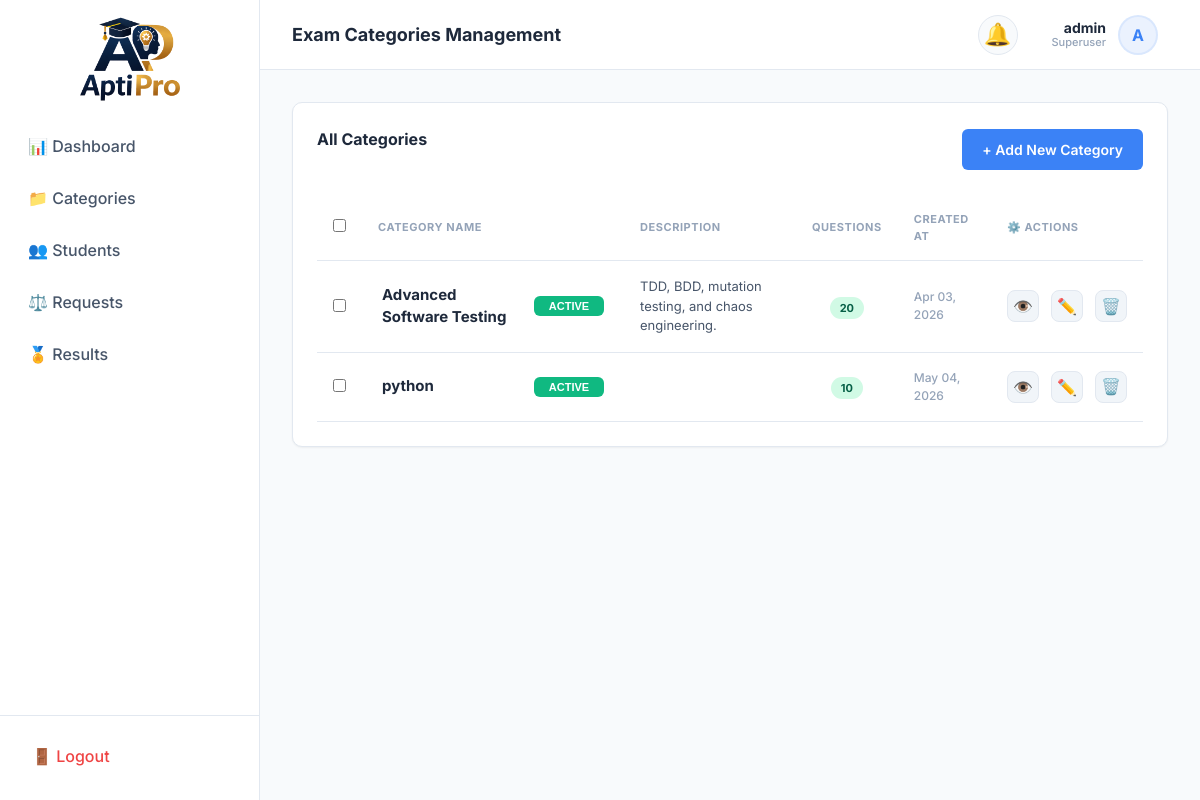
The app's page /admin-panel/categories/ (signed in) with its own data.
### exams/models.py (models this page shows, shortened)
class CustomUser(AbstractUser):
    class Role(models.TextChoices):
        STUDENT = 'Student', 'Student'
        ADMIN = 'Admin', 'Admin'
    role = models.CharField(
        max_length=10,
        choices=Role.choices,
        default=Role.STUDENT,
        db_index=True,
        help_text='Determines UI experience. Admin dashboard requires is_superuser.',
    )
    whatsapp_number = models.CharField(
        max_length=15,
        blank=True,
        validators=[
            RegexValidator(
                regex=r'^\+?1?\d{9,15}$',
                message='WhatsApp number must be 9-15 digits, optionally starting with +.',
            )
        ],
        help_text='WhatsApp number for direct contact.',
    )
    phone_number = models.CharField(
        max_length=15,
        blank=True,
        validators=[
            RegexValidator(
                regex=r'^\+?1?\d{9,15}$',
                message='Phone number must be 9-15 digits, optionally starting with +.',
            )
        ],
        help_text='Primary contact number.',
    )
    profile_photo = models.ImageField(
        upload_to='profile_photos/%Y/%m/',
        blank=True,
        null=True,
        help_text='Student profile picture.',
    )
    date_of_birth = models.DateField(
        blank=True,
        null=True,
        help_text='Student date of birth.',
    )
    address = models.TextField(
        blank=True,
        help_text='Full postal address.',
    )
    institution = models.CharField(
        max_length=200,
        blank=True,
        help_text='School / college / university name.',
    )
    @property
    def name(self):
        if self.first_name and self.last_name:
            return f"{self.first_name} {self.last_name}"
        return self.first_name or self.username
    class Meta:
        verbose_name = 'User'
        verbose_name_plural = 'Users'
        ordering = ['-date_joined']
        indexes = [
            models.Index(fields=['role'], name='idx_user_role'),
            models.Index(fields=['-date_joined'], name='idx_user_joined'),
            models.Index(fields=['email'], name='idx_user_email'),
        ]

class Category(models.Model):
    name = models.CharField(
        max_length=100,
        unique=True,
        db_index=True,
        help_text='Name of the exam category.'
    )
    description = models.TextField(
        blank=True,
        help_text='Brief overview of what this category covers.'
    )
    created_at = models.DateTimeField(auto_now_add=True, db_index=True)
    is_active = models.BooleanField(
        default=True,
        db_index=True,
        help_text='Whether this category is visible to students.'
    )
    class Meta:
        verbose_name = 'Category'
        verbose_name_plural = 'Categories'
        ordering = ['name']
        indexes = [
            models.Index(fields=['name'], name='idx_cat_name'),
            models.Index(fields=['-created_at'], name='idx_cat_created'),
        ]

### exams/views.py (the view)
# urls.py: path('admin-panel/categories/', views.AdminCategoriesView.as_view(), name='admin_categories'),
class AdminCategoriesView(SuperuserRequiredMixin, ListView):
    template_name = 'exams/admin/categories.html'
    context_object_name = 'categories'
    def get_queryset(self):
        return Category.objects.annotate(
            q_count=Count('questions')
        ).order_by('name')

### exams/mixins.py (called while the page is built)
    def test_func(self):
        return self.request.user.is_superuser

### templates/exams/admin/categories.html (shortened to what this page needs)
{% extends 'base.html' %}
{% load static %}
{% block page_title %}Exam Categories Management{% endblock %}
{% block content %}
<div class="card">
  <div style="display: flex; align-items: center; justify-content: space-between; margin-bottom: 24px;">
    <div class="card-title">All Categories</div>
    <a href="{% url 'admin_add_category' %}" class="btn btn-primary">+ Add New Category</a>
  </div>
  <form id="bulk-delete-form" action="{% url 'admin_bulk_delete_categories' %}" method="POST"
        onsubmit="confirmAction({event: event, title: 'Delete Selected Categories?', text: 'All questions inside these categories will also be permanently deleted.', confirmButtonText: 'Yes, Delete All', callback: () => this.submit()});">
    <div class="table-container">
      <table class="data-table">
        <thead>
          <tr>
            <th style="width: 40px;"><input type="checkbox" id="select-all"></th>
            <th>Category Name</th>
            <th>Description</th>
            <th>Questions</th>
            <th>Created At</th>
            <th>⚙️ Actions</th>
          </tr>
        </thead>
        <tbody>
          {% for category in categories %}
            <tr>
              <td><input type="checkbox" name="selected_ids" value="{{ category.id }}" class="record-checkbox"></td>
              <td style="padding: 16px 20px;">
                <div style="display: flex; align-items: center; justify-content: space-between; gap: 16px; min-width: 200px;">
                  <span style="font-weight: 700; color: var(--text-primary); font-size: 15px;">{{ category.name }}</span>
                  <form action="{% url 'admin_toggle_category' category.pk %}" method="POST" style="display: inline; line-height: 1;">
                    <button type="submit" class="btn btn-sm {% if category.is_active %}btn-success{% else %}btn-danger{% endif %}"
                            style="padding: 4px 10px; font-size: 11px; font-weight: 700; border-radius: 6px; min-width: 70px; text-transform: uppercase; border: none; cursor: pointer; transition: all 0.2s;">
                      {% if category.is_active %}Active{% else %}Inactive{% endif %}
                    </button>
                  </form>
                </div>
              </td>
              <td style="font-size: 13px; color: var(--text-secondary); line-height: 1.5;">{{ category.description|truncatewords:10 }}</td>
              <td style="text-align: center;">
                <span class="badge badge-approved" style="padding: 4px 10px; border-radius: 20px;" title="Total Questions">{{ category.q_count }}</span>
              </td>
              <td style="font-size: 12px; font-weight: 500; color: var(--text-muted);">{{ category.created_at|date:"M d, Y" }}</td>
              <td>
                <div style="display: flex; gap: 12px; align-items: center; justify-content: flex-start;">
                  <a href="{% url 'admin_category_detail' category.pk %}" class="btn-action btn-view" title="View Category Details">👁️</a>
                  <a href="{% url 'admin_edit_category' category.pk %}" class="btn-action btn-edit" title="Edit Category">✏️</a>
                  <form action="{% url 'admin_delete_category' category.pk %}" method="POST"
                        onsubmit="confirmAction({event: event, title: 'Delete Category?', text: 'All questions inside this category will be permanently deleted.', confirmButtonText: 'Yes, Delete It', callback: () => this.submit()});" style="display: inline;">
                    <button type="submit" class="btn-action btn-delete" title="Delete Category">🗑️</button>
                  </form>
                </div>
              </td>
            </tr>
          {% empty %}
            <tr>
              <td colspan="6" style="text-align: center; color: var(--text-muted); padding: 48px;">
                No categories found. Start by creating your first category.
              </td>
            </tr>
          {% endfor %}
        </tbody>
      </table>
    </div>
  </form>
</div>
{% endblock %}

### templates/base.html (shortened to what this page needs)
{% load static %}
<!DOCTYPE html>
<html lang="en">
<head>
  <link rel="stylesheet" href="{% static 'css/style.css' %}">
</head>
<body class="{% block body_class %}{% endblock %}">
  <div class="app-container">
    {% if user.is_authenticated %}
    <div class="sidebar" id="sidebar">
      <div class="brand" style="display: flex; justify-content: center; margin-top: -3.5rem;margin-bottom: -4rem;">
        <img src="{% static 'images/logo.png' %}" alt="Aptipro Logo"
          style="height: 150px; width: 200px; object-fit: contain;">
      </div>
      <nav class="sidebar-nav">
        {% if user.is_superuser %}
        <a href="{% url 'admin_dashboard' %}"
          class="nav-link {% if request.resolver_match.url_name == 'admin_dashboard' %}active{% endif %}">📊
          Dashboard</a>
        <a href="{% url 'admin_categories' %}"
          class="nav-link {% if 'category' in request.resolver_match.url_name %}active{% endif %}">📁 Categories</a>
        <a href="{% url 'admin_students' %}"
          class="nav-link {% if 'student' in request.resolver_match.url_name %}active{% endif %}">👥 Students</a>
        <a href="{% url 'admin_exam_requests' %}"
          class="nav-link {% if 'request' in request.resolver_match.url_name %}active{% endif %}">⚖️ Requests</a>
        <a href="{% url 'admin_results' %}"
          class="nav-link {% if 'result' in request.resolver_match.url_name %}active{% endif %}">🏅 Results</a>
        {% endif %}
      </nav>
      <div style="padding: 16px; border-top: 1px solid var(--border-color);">
        <a href="{% url 'logout' %}" class="nav-link" style="color: var(--accent-danger);">🚪 Logout</a>
      </div>
    </div>
    {% endif %}
    <div class="main-content">
      {% if user.is_authenticated %}
      <header class="header">
        <h1 style="font-size: 18px; font-weight: 700; color: var(--text-primary);">
          {% block page_title %}Dashboard{% endblock %}
        </h1>
        <div class="header-actions">
          <div class="notification-container" id="notifContainer">
            <div class="notification-bell" onclick="toggleNotifDropdown(event)">
              🔔 {% if unread_count > 0 %}<span class="notification-badge" id="notifBadge"></span>{% endif %}
            </div>
          </div>
          <div class="user-meta" id="userMenuTrigger" onclick="toggleUserDropdown(event)">
            <div class="user-profile-trigger">
              <div class="user-info-text">
                <span class="user-name">{{ user.name|default:user.username }}</span>
                <span class="user-role">{{ user.get_role_display }}</span>
              </div>
              {% if user.profile_photo %}
              <img src="{{ user.profile_photo.url }}" alt="Profile" class="profile-circle">
              {% else %}
              <div class="profile-placeholder">{{ user.username.0|upper }}</div>
              {% endif %}
            </div>
          </div>
        </div>
      </header>
      {% endif %}
      <main class="content-body">
        {% block content %}{% endblock %}
      </main>
    </div>
  </div>
</body>
</html>

### records on screen
CustomUser: name "admin", role "Superuser", username.0 "A"
Category: name "Advanced Software Testing", is_active "ACTIVE", description "TDD, BDD, mutation testing, and chaos engineering.", q_count "20", created_at "Apr 03, 2026"
Category: name "python", is_active "ACTIVE", q_count "10", created_at "May 04, 2026"
